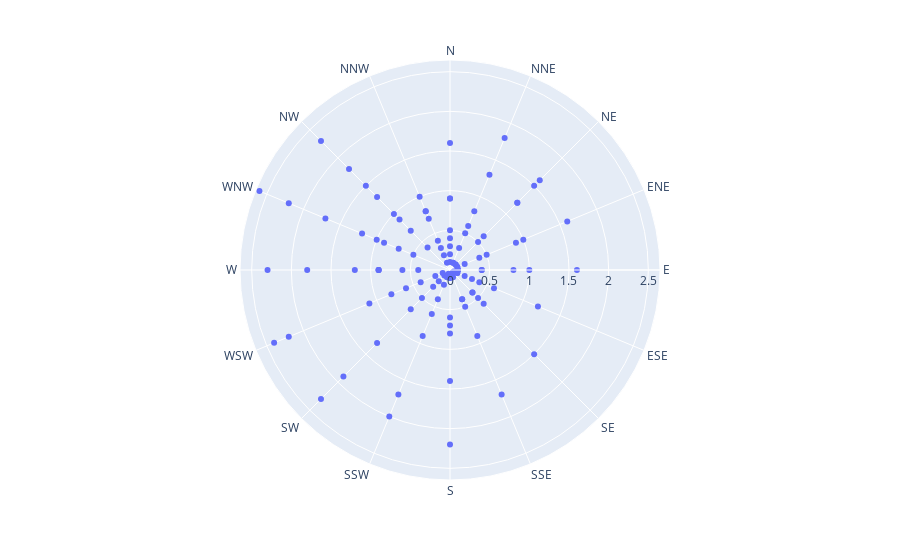

Source (notebook cell):
### Code cell
fig = px.scatter_polar(wind,r='frequency',theta='direction')
fig.show()

### Figure 1 — Plotly figure (JSON) as saved in the notebook; plotly's stock layout.template omitted (floating-point values rounded to 4 significant figures)
{"data": [{"hovertemplate": "frequency=%{r}<br>direction=%{theta}<extra></extra>", "legendgroup": "", "marker": {"color": "#636efa", "symbol": "circle"}, "mode": "markers", "name": "", "r": [0.5, 0.6, 0.5, 0.4, 0.4, 0.3, 0.4, 0.4, 0.6, 0.4, 0.5, 0.6, 0.6, 0.5, 0.4, 0.1, 1.6, 1.8, 1.5, 1.6, 1.6, 1.2, 1.5, 1.7, 2.2, 2, 2.3, 2.4, 2.3, 2.6, 2.3, 0.8, 0.9, 1.3, 1.6, 0.9, 1, 0.6, 0.6, 0.9, 1.4, 1.7, 1.9, 2.2, 1.8, 1.7, 1.8, 0.8, 0.9, 0.8, 1.2, 1, 0.8, 0.4, 0.5, 0.5, 0.8, 0.9, 1.3, 1.1, 1.2, 1.2, 1.3, 1, 0.4, 0.5, 1.2, 0.5, 0.4, 0.2, 0.4, 0.4, 0.7, 0.6, 0.7, 0.8, 0.9, 1, 1, 0.7, 0.3, 0.3, 0.6, 0.2, 0.1, 0.1, 0.05, 0.1, 0.1, 0.2, 0.3, 0.4, 0.9, 0.9, 0.9, 0.3, 0.2, 0.1, 0.1, 0.1, 0.1, 0.1, 0.05, 0.05, 0.1, 0.05, 0.2, 0.2, 0.4, 0.7, 0.7, 0.4, 0.1, 0.1, 0.1, 0.1, 0.1, 0.05, 0.05, 0.05, 0.05, 0.1, 0.1, 0.1, 0.9, 2.2, 1.5, 0.2], "showlegend": false, "subplot": "polar", "theta": ["N", "NNE", "NE", "ENE", "E", "ESE", "SE", "SSE", "S", "SSW", "SW", "WSW", "W", "WNW", "NW", "NNW", "N", "NNE", "NE", "ENE", "E", "ESE", "SE", "SSE", "S", "SSW", "SW", "WSW", "W", "WNW", "NW", "NNW", "N", "NNE", "NE", "ENE", "E", "ESE", "SE", "SSE", "S", "SSW", "SW", "WSW", "W", "WNW", "NW", "NNW", "N", "NNE", "NE", "ENE", "E", "ESE", "SE", "SSE", "S", "SSW", "SW", "WSW", "W", "WNW", "NW", "NNW", "N", "NNE", "NE", "ENE", "E", "ESE", "SE", "SSE", "S", "SSW", "SW", "WSW", "W", "WNW", "NW", "NNW", "N", "NNE", "NE", "ENE", "E", "ESE", "SE", "SSE", "S", "SSW", "SW", "WSW", "W", "WNW", "NW", "NNW", "N", "NNE", "NE", "ENE", "E", "ESE", "SE", "SSE", "S", "SSW", "SW", "WSW", "W", "WNW", "NW", "NNW", "N", "NNE", "NE", "ENE", "E", "ESE", "SE", "SSE", "S", "SSW", "SW", "WSW", "W", "WNW", "NW", "NNW"], "type": "scatterpolar"}], "layout": {"legend": {"tracegroupgap": 0}, "margin": {"t": 60}, "polar": {"angularaxis": {"direction": "clockwise", "rotation": 90}, "domain": {"x": [0, 1], "y": [0, 1]}}}}
